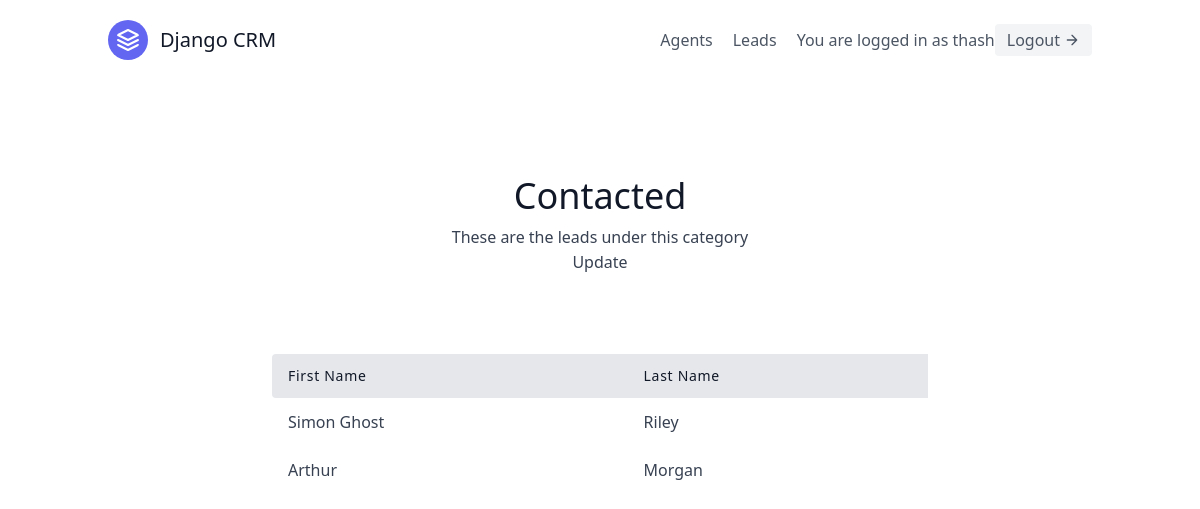
The app's page /leads/categories/1/ (signed in) with its own data.
### leads/models.py (models this page shows, shortened)
class User(AbstractUser):
    is_organiser = models.BooleanField(default=True)
    is_agent = models.BooleanField(default=False)

class Category(models.Model):
    name = models.CharField(max_length=30)
    organisation = models.ForeignKey(UserProfile, on_delete=models.CASCADE)

class Lead(models.Model):
    first_name = models.CharField(max_length=20)
    last_name = models.CharField(max_length=20)
    age = models.IntegerField(default=0)
    agent = models.ForeignKey(Agent, null=True, blank=True, on_delete=models.SET_NULL)
    organisation = models.ForeignKey(UserProfile, on_delete=models.CASCADE)
    category = models.ForeignKey("Category", related_name="leads",  null=True, blank=True, on_delete=models.SET_NULL)
    description = models.TextField()
    date_added = models.DateTimeField(auto_now_add=True)
    phone_number = models.CharField(max_length=20)
    email = models.EmailField()

### leads/views.py (the view)
# urls.py: path('categories/<int:pk>/', views.CategoryDetailView.as_view(), name='category-detail'),
class CategoryDetailView(LoginRequiredMixin, generic.DetailView):
    template_name = "leads/category_detail.html"
    context_object_name = "category"
    def get_queryset(self):
        user = self.request.user
        if user.is_organiser:
            queryset = Category.objects.filter(organisation=user.userprofile)
        else:
            queryset = Category.objects.filter(organisation=user.agent.organisation)
        return queryset

### leads/templates/leads/category_detail.html
{% extends "base.html" %}
{% block content %}
<section class="text-gray-700 body-font">
    <div class="container px-5 py-24 mx-auto">
      <div class="flex flex-col text-center w-full mb-20">
        <h1 class="sm:text-4xl text-3xl font-medium title-font mb-2 text-gray-900">
            {{ category.name }}
        </h1>
        <p class="lg:w-2/3 mx-auto leading-relaxed text-base">
            These are the leads under this category
        </p>
        <a href="{% url 'leads:category-update' category.pk %}" class="hover:text-blue-500">Update</a>
      </div>
      <div class="lg:w-2/3 w-full mx-auto overflow-auto">
        <table class="table-auto w-full text-left whitespace-no-wrap">
          <thead>
            <tr>
                <th class="px-4 py-3 title-font tracking-wider font-medium text-gray-900 text-sm bg-gray-200 rounded-tl rounded-bl">
                    First Name
                </th>
                <th class="px-4 py-3 title-font tracking-wider font-medium text-gray-900 text-sm bg-gray-200">
                    Last Name
                </th>
            </tr>
          </thead>
          <tbody>
            {% for lead in category.leads.all %}
                <tr>
                    <td class="px-4 py-3">
                      <a class="hover:text-blue-500" href="{% url 'leads:detail' lead.pk %}">{{ lead.first_name }}</a>
                    </td>
                    <td class="px-4 py-3">{{ lead.last_name }}</td>
                </tr>
            {% endfor %}
          </tbody>
        </table>
      </div>
    </div>
</section>
{% endblock content %}

### templates/navbar.html (shortened to what this page needs)
<header class="text-gray-600 body-font">
    <div class="container mx-auto flex flex-wrap p-5 flex-col md:flex-row items-center">
        <a class="flex title-font font-medium items-center text-gray-900 mb-4 md:mb-0" href="{% url 'landing' %}">
            <svg xmlns="http://www.w3.org/2000/svg" fill="none" stroke="currentColor" stroke-linecap="round" stroke-linejoin="round" stroke-width="2" class="w-10 h-10 text-white p-2 bg-indigo-500 rounded-full" viewBox="0 0 24 24">
            <path d="M12 2L2 7l10 5 10-5-10-5zM2 17l10 5 10-5M2 12l10 5 10-5"></path>
            </svg>
            <span class="ml-3 text-xl">Django CRM</span>
        </a>
        <nav class="md:ml-auto flex flex-wrap items-center text-base justify-center">
            {% if request.user.is_organiser %}
            <a href="{% url 'agents:list' %}" class="mr-5 hover:text-gray-900">Agents</a>
            {% endif %}
            <a href="{% url 'leads:list' %}" class="mr-5 hover:text-gray-900">Leads</a>
        </nav>
        {% if request.user.is_authenticated %}
        You are logged in as {{ request.user.username }}
        <a href="{% url 'logout' %}" class="inline-flex items-center bg-gray-100 border-0 py-1 px-3 focus:outline-none hover:bg-gray-200 rounded text-base mt-4 md:mt-0">Logout
            <svg fill="none" stroke="currentColor" stroke-linecap="round" stroke-linejoin="round" stroke-width="2" class="w-4 h-4 ml-1" viewBox="0 0 24 24">
            <path d="M5 12h14M12 5l7 7-7 7"></path>
            </svg>
        </a>
        {% endif %}
    </div>
</header>

### records on screen
User: user.username "thash"
Category: name "Contacted"
Lead: first_name "Simon Ghost", last_name "Riley"
Lead: first_name "Arthur", last_name "Morgan"
